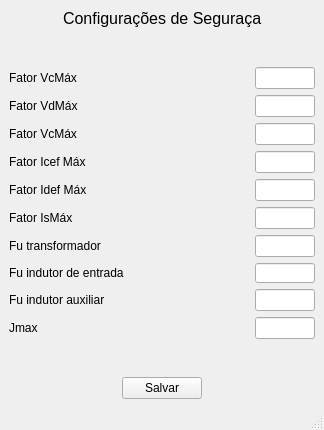
<?xml version="1.0" encoding="UTF-8"?>
<ui version="4.0">
 <class>ConfigSecurityWindow</class>
 <widget class="QMainWindow" name="ConfigSecurityWindow">
  <property name="geometry">
   <rect>
       <x>0</x>
       <y>0</y>
       <width>324</width>
       <height>430</height>
   </rect>
  </property>
  <property name="windowTitle">
   <string>MainWindow</string>
  </property>
  <widget class="QWidget" name="centralwidget">
   <layout class="QHBoxLayout" name="horizontalLayout_9">
    <item>
     <layout class="QVBoxLayout" name="verticalLayout">
      <item>
       <layout class="QHBoxLayout" name="horizontalLayout_8">
        <item>
         <spacer name="horizontalSpacer">
          <property name="orientation">
           <enum>Qt::Horizontal</enum>
          </property>
          <property name="sizeHint" stdset="0">
           <size>
            <width>40</width>
            <height>20</height>
           </size>
          </property>
         </spacer>
        </item>
        <item>
         <widget class="QLabel" name="label">
          <property name="text">
           <string>&lt;html&gt;&lt;head/&gt;&lt;body&gt;&lt;p&gt;&lt;span style=&quot; font-size:12pt;&quot;&gt;Configurações de Seguraça&lt;/span&gt;&lt;/p&gt;&lt;/body&gt;&lt;/html&gt;</string>
          </property>
         </widget>
        </item>
        <item>
         <spacer name="horizontalSpacer_2">
          <property name="orientation">
           <enum>Qt::Horizontal</enum>
          </property>
          <property name="sizeHint" stdset="0">
           <size>
            <width>40</width>
            <height>20</height>
           </size>
          </property>
         </spacer>
        </item>
       </layout>
      </item>
      <item>
       <spacer name="verticalSpacer">
        <property name="orientation">
         <enum>Qt::Vertical</enum>
        </property>
        <property name="sizeHint" stdset="0">
         <size>
          <width>20</width>
          <height>40</height>
         </size>
        </property>
       </spacer>
      </item>
      <item>
       <layout class="QHBoxLayout" name="horizontalLayout">
        <item>
         <widget class="QLabel" name="label_Vin">
          <property name="text">
           <string>Fator VcMáx</string>
          </property>
         </widget>
        </item>
        <item>
         <spacer name="horizontalSpacer_3">
          <property name="orientation">
           <enum>Qt::Horizontal</enum>
          </property>
          <property name="sizeHint" stdset="0">
           <size>
            <width>40</width>
            <height>20</height>
           </size>
          </property>
         </spacer>
        </item>
        <item>
         <widget class="QLineEdit" name="input_fvcmax">
          <property name="maximumSize">
           <size>
            <width>60</width>
            <height>16777215</height>
           </size>
          </property>
         </widget>
        </item>
       </layout>
      </item>
      <item>
       <layout class="QHBoxLayout" name="horizontalLayout_2">
        <item>
         <widget class="QLabel" name="label_Vo">
          <property name="text">
           <string>Fator VdMáx</string>
          </property>
         </widget>
        </item>
        <item>
         <spacer name="horizontalSpacer_4">
          <property name="orientation">
           <enum>Qt::Horizontal</enum>
          </property>
             <property name="sizeHint" stdset="0">
                 <size>
                     <width>40</width>
                     <height>20</height>
                 </size>
             </property>
         </spacer>
        </item>
           <item>
               <widget class="QLineEdit" name="input_fvdmax">
                   <property name="maximumSize">
                       <size>
                           <width>60</width>
                           <height>16777215</height>
                       </size>
                   </property>
               </widget>
           </item>
       </layout>
      </item>
         <item>
             <layout class="QHBoxLayout" name="horizontalLayout_12">
                 <item>
                     <widget class="QLabel" name="label_Vin_2">
                         <property name="text">
                             <string>Fator VcMáx</string>
                         </property>
                     </widget>
                 </item>
                 <item>
                     <spacer name="horizontalSpacer_13">
                         <property name="orientation">
                             <enum>Qt::Horizontal</enum>
                         </property>
                         <property name="sizeHint" stdset="0">
                             <size>
                                 <width>40</width>
                                 <height>20</height>
                             </size>
                         </property>
                     </spacer>
                 </item>
                 <item>
                     <widget class="QLineEdit" name="input_fvsmax">
                         <property name="maximumSize">
                             <size>
                                 <width>60</width>
                                 <height>16777215</height>
                             </size>
                         </property>
                     </widget>
                 </item>
             </layout>
         </item>
      <item>
       <layout class="QHBoxLayout" name="horizontalLayout_3">
        <item>
         <widget class="QLabel" name="label_Vo_2">
          <property name="text">
           <string>Fator Icef Máx</string>
          </property>
         </widget>
        </item>
        <item>
         <spacer name="horizontalSpacer_5">
          <property name="orientation">
           <enum>Qt::Horizontal</enum>
          </property>
          <property name="sizeHint" stdset="0">
           <size>
            <width>40</width>
            <height>20</height>
           </size>
          </property>
         </spacer>
        </item>
        <item>
         <widget class="QLineEdit" name="input_ficmax">
          <property name="maximumSize">
           <size>
            <width>60</width>
            <height>16777215</height>
           </size>
          </property>
         </widget>
        </item>
       </layout>
      </item>
      <item>
       <layout class="QHBoxLayout" name="horizontalLayout_4">
        <item>
         <widget class="QLabel" name="label_DeltaIin">
          <property name="text">
           <string>Fator Idef Máx</string>
          </property>
         </widget>
        </item>
        <item>
         <spacer name="horizontalSpacer_6">
          <property name="orientation">
           <enum>Qt::Horizontal</enum>
          </property>
             <property name="sizeHint" stdset="0">
                 <size>
                     <width>40</width>
                     <height>20</height>
                 </size>
             </property>
         </spacer>
        </item>
           <item>
               <widget class="QLineEdit" name="input_fidmax">
                   <property name="maximumSize">
                       <size>
                           <width>60</width>
                           <height>16777215</height>
                       </size>
                   </property>
               </widget>
           </item>
       </layout>
      </item>
         <item>
             <layout class="QHBoxLayout" name="horizontalLayout_13">
                 <item>
                     <widget class="QLabel" name="label_Vin_3">
                         <property name="text">
                             <string>Fator IsMáx</string>
                         </property>
                     </widget>
                 </item>
                 <item>
                     <spacer name="horizontalSpacer_14">
                         <property name="orientation">
                             <enum>Qt::Horizontal</enum>
                         </property>
                         <property name="sizeHint" stdset="0">
                             <size>
                                 <width>40</width>
                                 <height>20</height>
                             </size>
                         </property>
                     </spacer>
                 </item>
                 <item>
                     <widget class="QLineEdit" name="input_ismax">
                         <property name="maximumSize">
                             <size>
                                 <width>60</width>
                                 <height>16777215</height>
                             </size>
                         </property>
                     </widget>
                 </item>
             </layout>
         </item>
      <item>
       <layout class="QHBoxLayout" name="horizontalLayout_5">
        <item>
         <widget class="QLabel" name="label_DeltaVo">
          <property name="text">
           <string>Fu transformador</string>
          </property>
         </widget>
        </item>
        <item>
         <spacer name="horizontalSpacer_7">
          <property name="orientation">
           <enum>Qt::Horizontal</enum>
          </property>
          <property name="sizeHint" stdset="0">
           <size>
            <width>40</width>
            <height>20</height>
           </size>
          </property>
         </spacer>
        </item>
        <item>
         <widget class="QLineEdit" name="input_futrafo">
          <property name="maximumSize">
           <size>
            <width>60</width>
            <height>16777215</height>
           </size>
          </property>
         </widget>
        </item>
       </layout>
      </item>
      <item>
       <layout class="QHBoxLayout" name="horizontalLayout_6">
        <item>
         <widget class="QLabel" name="label_JMax">
          <property name="text">
           <string>Fu indutor de entrada</string>
          </property>
         </widget>
        </item>
        <item>
         <spacer name="horizontalSpacer_8">
          <property name="orientation">
           <enum>Qt::Horizontal</enum>
          </property>
          <property name="sizeHint" stdset="0">
           <size>
            <width>40</width>
            <height>20</height>
           </size>
          </property>
         </spacer>
        </item>
        <item>
         <widget class="QLineEdit" name="input_fuLi">
          <property name="sizePolicy">
           <sizepolicy hsizetype="Minimum" vsizetype="Fixed">
            <horstretch>0</horstretch>
            <verstretch>0</verstretch>
           </sizepolicy>
          </property>
          <property name="minimumSize">
           <size>
            <width>20</width>
            <height>20</height>
           </size>
          </property>
          <property name="maximumSize">
           <size>
            <width>60</width>
            <height>20</height>
           </size>
          </property>
         </widget>
        </item>
       </layout>
      </item>
      <item>
       <layout class="QHBoxLayout" name="horizontalLayout_7">
        <item>
         <widget class="QLabel" name="label_DeltaVo_2">
          <property name="text">
           <string>Fu indutor auxiliar</string>
          </property>
         </widget>
        </item>
        <item>
         <spacer name="horizontalSpacer_9">
          <property name="orientation">
           <enum>Qt::Horizontal</enum>
          </property>
          <property name="sizeHint" stdset="0">
           <size>
            <width>40</width>
            <height>20</height>
           </size>
          </property>
         </spacer>
        </item>
           <item>
               <widget class="QLineEdit" name="input_fuLk">
                   <property name="maximumSize">
                       <size>
                           <width>60</width>
                           <height>16777215</height>
                       </size>
                   </property>
               </widget>
           </item>
       </layout>
      </item>
         <item>
             <layout class="QHBoxLayout" name="horizontalLayout_10">
                 <item>
                     <widget class="QLabel" name="label_DeltaVo_3">
                         <property name="text">
                             <string>Jmax</string>
                         </property>
                     </widget>
                 </item>
                 <item>
                     <spacer name="horizontalSpacer_12">
                         <property name="orientation">
                             <enum>Qt::Horizontal</enum>
                         </property>
                         <property name="sizeHint" stdset="0">
                             <size>
                                 <width>40</width>
                                 <height>20</height>
                             </size>
                         </property>
                     </spacer>
                 </item>
                 <item>
                     <widget class="QLineEdit" name="input_Jmax">
                         <property name="maximumSize">
                             <size>
                                 <width>60</width>
                                 <height>16777215</height>
                             </size>
                         </property>
                     </widget>
                 </item>
             </layout>
         </item>
         <item>
             <spacer name="verticalSpacer_2">
                 <property name="orientation">
                     <enum>Qt::Vertical</enum>
                 </property>
        <property name="sizeHint" stdset="0">
         <size>
          <width>20</width>
          <height>40</height>
         </size>
        </property>
       </spacer>
      </item>
      <item>
       <layout class="QHBoxLayout" name="horizontalLayout_11">
        <item>
         <spacer name="horizontalSpacer_10">
          <property name="orientation">
           <enum>Qt::Horizontal</enum>
          </property>
          <property name="sizeHint" stdset="0">
           <size>
            <width>40</width>
            <height>20</height>
           </size>
          </property>
         </spacer>
        </item>
        <item>
         <widget class="QPushButton" name="save_configurations_button">
          <property name="text">
           <string>Salvar</string>
          </property>
         </widget>
        </item>
        <item>
         <spacer name="horizontalSpacer_11">
          <property name="orientation">
           <enum>Qt::Horizontal</enum>
          </property>
          <property name="sizeHint" stdset="0">
           <size>
            <width>40</width>
            <height>20</height>
           </size>
          </property>
         </spacer>
        </item>
       </layout>
      </item>
     </layout>
    </item>
   </layout>
  </widget>
  <widget class="QStatusBar" name="statusbar"/>
 </widget>
 <resources/>
 <connections/>
</ui>
